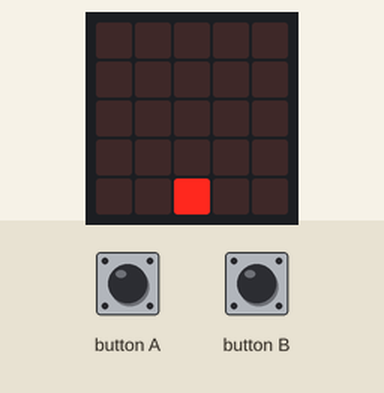
Recording of a program running on a simulated BBC micro:bit (MakeCode). On the bench: the board's 5×5 LED display. The test bench sets the inputs (shaded band).

Above: at 1.2 s.
1.3 s: button A pressed for 0.15 s
At 1.7 s:
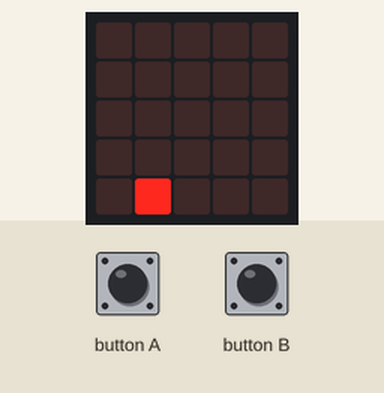
2.9 s: button A pressed for 0.15 s
At 3.7 s:
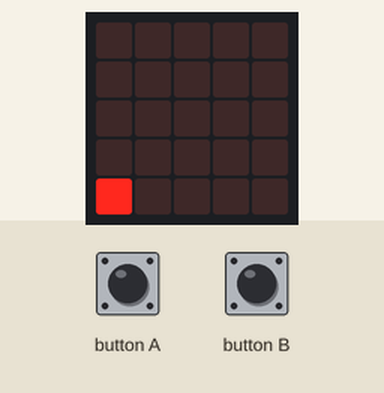
4.5 s: button B pressed for 0.15 s
At 5.3 s:
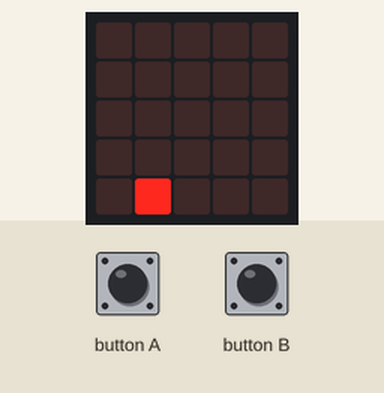
6.1 s: button B pressed 5 times (0.12 s each, 0.3 s apart)
At 8.3 s:
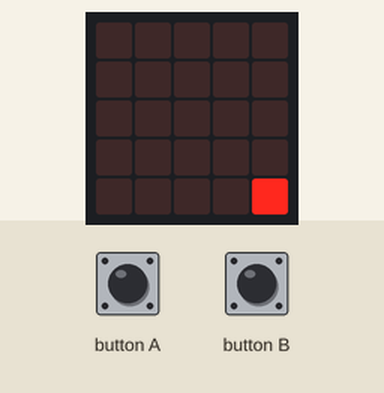
Timing chart, 0 to 9.8 s (numbered marks = the images above; inputs shaded):
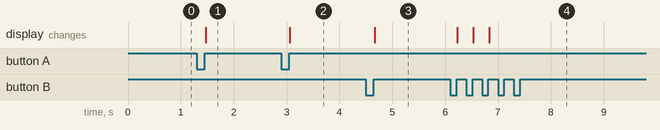

Measured:
- after the input at 1.3 s, the display: changes after 0.17 s (image 1)
- after the input at 2.9 s, the display: changes after 0.16 s (image 2)
- after the input at 4.5 s, the display: changes after 0.17 s (image 3)
- after the input at 6.1 s, the display: first changes after 0.13 s (image 4 shows a later state)

The program:

main.ts
```typescript
input.onButtonPressed(Button.A, function () {
    if (position > 0) {
        position += -1
    }
})
input.onButtonPressed(Button.B, function () {
    if (position < 4) {
        position += 1
    }
})
let position = 0
let asteroids: number[] = []
position = 2
basic.forever(function () {
    for (let index = 0; index <= 4; index++) {
        if (index == position) {
            led.plot(index, 4)
        } else {
            led.unplot(index, 4)
        }
    }
})
```

test.ts
```typescript
// les tests vont ici ; cela ne sera pas compilé si ce paquet est utilisé en tant qu'extension.
```
